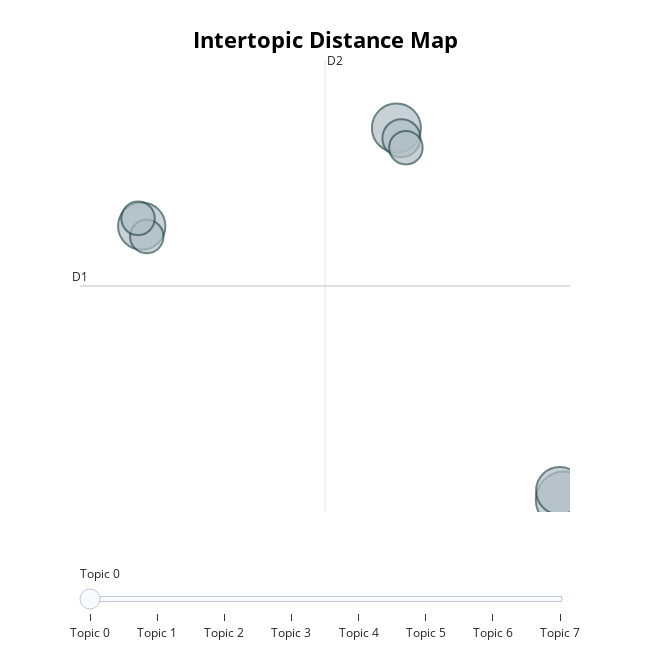

Notebook code for this chart:
### Code cell
# Visualise clusters of topics
topic_model.visualize_topics()

### Figure 1 — Plotly figure (JSON) as saved in the notebook; plotly's stock layout.template omitted (floating-point values rounded to 4 significant figures)
{"data": [{"customdata": [[0, "prices | premium | spotify | prices premium | time", 20], [1, "spotify | video | podcasts | new | streaming", 14], [2, "spotify | 2024 | artists | cannes | cannes lions", 15], [3, "spotify | price | spotify spotify | price hikes | hikes", 14], [4, "music | streaming service | review | service | spotify", 7], [5, "spotify ceo | ceo | spotify | spotify conspiracy | conspiracy theories", 9], [6, "basic plan | plan | audiobooks | basic | 10 99", 7], [7, "file | music publishers | complaint | publishers file | publishers", 7]], "hovertemplate": "<b>Topic %{customdata[0]}</b><br>%{customdata[1]}<br>Size: %{customdata[2]}", "legendgroup": "", "marker": {"color": "#B0BEC5", "line": {"color": "DarkSlateGrey", "width": 2}, "size": [20, 14, 15, 14, 7, 9, 7, 7], "sizemode": "area", "sizeref": 0.0125, "symbol": "circle"}, "mode": "markers", "name": "", "orientation": "v", "showlegend": false, "type": "scatter", "x": [3.121, -30.43, -10.2, 2.772, -30.03, -9.806, -30.73, -9.448], "xaxis": "x", "y": [3.076, 13.52, 17.26, 3.425, 13.12, 16.87, 13.81, 16.51], "yaxis": "y"}], "layout": {"annotations": [{"showarrow": false, "text": "D1", "x": -35.34, "y": 11.23, "yshift": 10}, {"showarrow": false, "text": "D2", "x": -15.87, "xshift": 10, "y": 19.85}], "height": 650, "hoverlabel": {"bgcolor": "white", "font": {"family": "Rockwell", "size": 16}}, "legend": {"itemsizing": "constant", "tracegroupgap": 0}, "margin": {"t": 60}, "shapes": [{"line": {"color": "#CFD8DC", "width": 2}, "type": "line", "x0": -15.87, "x1": -15.87, "y0": 2.615, "y1": 19.85}, {"line": {"color": "#9E9E9E", "width": 2}, "type": "line", "x0": -35.34, "x1": 3.589, "y0": 11.23, "y1": 11.23}], "sliders": [{"active": 0, "pad": {"t": 50}, "steps": [{"args": [{"marker.color": [["red", "#B0BEC5", "#B0BEC5", "#B0BEC5", "#B0BEC5", "#B0BEC5", "#B0BEC5", "#B0BEC5"]]}], "label": "Topic 0", "method": "update"}, {"args": [{"marker.color": [["#B0BEC5", "red", "#B0BEC5", "#B0BEC5", "#B0BEC5", "#B0BEC5", "#B0BEC5", "#B0BEC5"]]}], "label": "Topic 1", "method": "update"}, {"args": [{"marker.color": [["#B0BEC5", "#B0BEC5", "red", "#B0BEC5", "#B0BEC5", "#B0BEC5", "#B0BEC5", "#B0BEC5"]]}], "label": "Topic 2", "method": "update"}, {"args": [{"marker.color": [["#B0BEC5", "#B0BEC5", "#B0BEC5", "red", "#B0BEC5", "#B0BEC5", "#B0BEC5", "#B0BEC5"]]}], "label": "Topic 3", "method": "update"}, {"args": [{"marker.color": [["#B0BEC5", "#B0BEC5", "#B0BEC5", "#B0BEC5", "red", "#B0BEC5", "#B0BEC5", "#B0BEC5"]]}], "label": "Topic 4", "method": "update"}, {"args": [{"marker.color": [["#B0BEC5", "#B0BEC5", "#B0BEC5", "#B0BEC5", "#B0BEC5", "red", "#B0BEC5", "#B0BEC5"]]}], "label": "Topic 5", "method": "update"}, {"args": [{"marker.color": [["#B0BEC5", "#B0BEC5", "#B0BEC5", "#B0BEC5", "#B0BEC5", "#B0BEC5", "red", "#B0BEC5"]]}], "label": "Topic 6", "method": "update"}, {"args": [{"marker.color": [["#B0BEC5", "#B0BEC5", "#B0BEC5", "#B0BEC5", "#B0BEC5", "#B0BEC5", "#B0BEC5", "red"]]}], "label": "Topic 7", "method": "update"}]}], "title": {"font": {"color": "Black", "size": 22}, "text": "<b>Intertopic Distance Map</b>", "x": 0.5, "xanchor": "center", "y": 0.95, "yanchor": "top"}, "width": 650, "xaxis": {"anchor": "y", "domain": [0, 1], "range": [-35.34, 3.589], "title": {"text": ""}, "visible": false}, "yaxis": {"anchor": "x", "domain": [0, 1], "range": [2.615, 19.85], "title": {"text": ""}, "visible": false}}}
